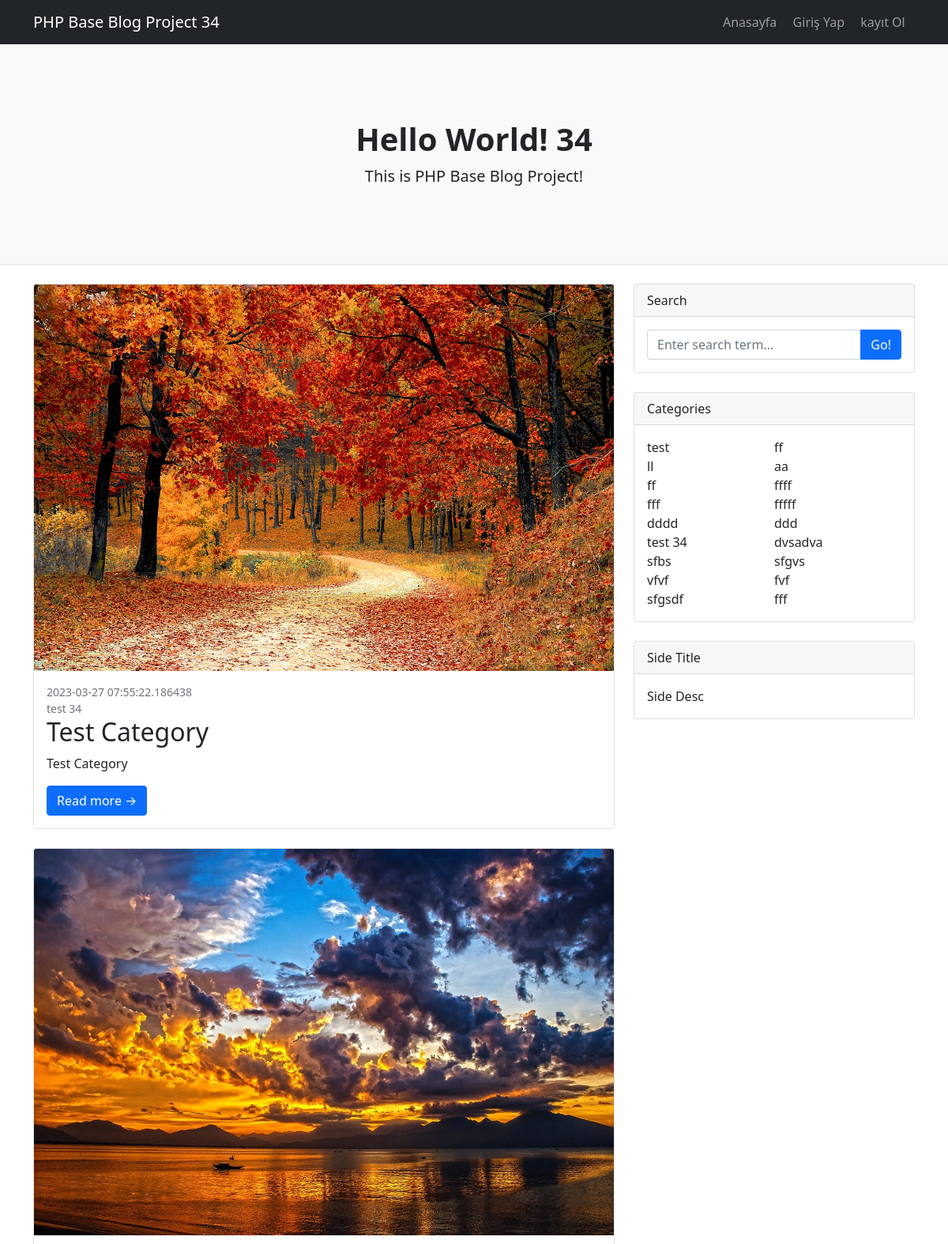
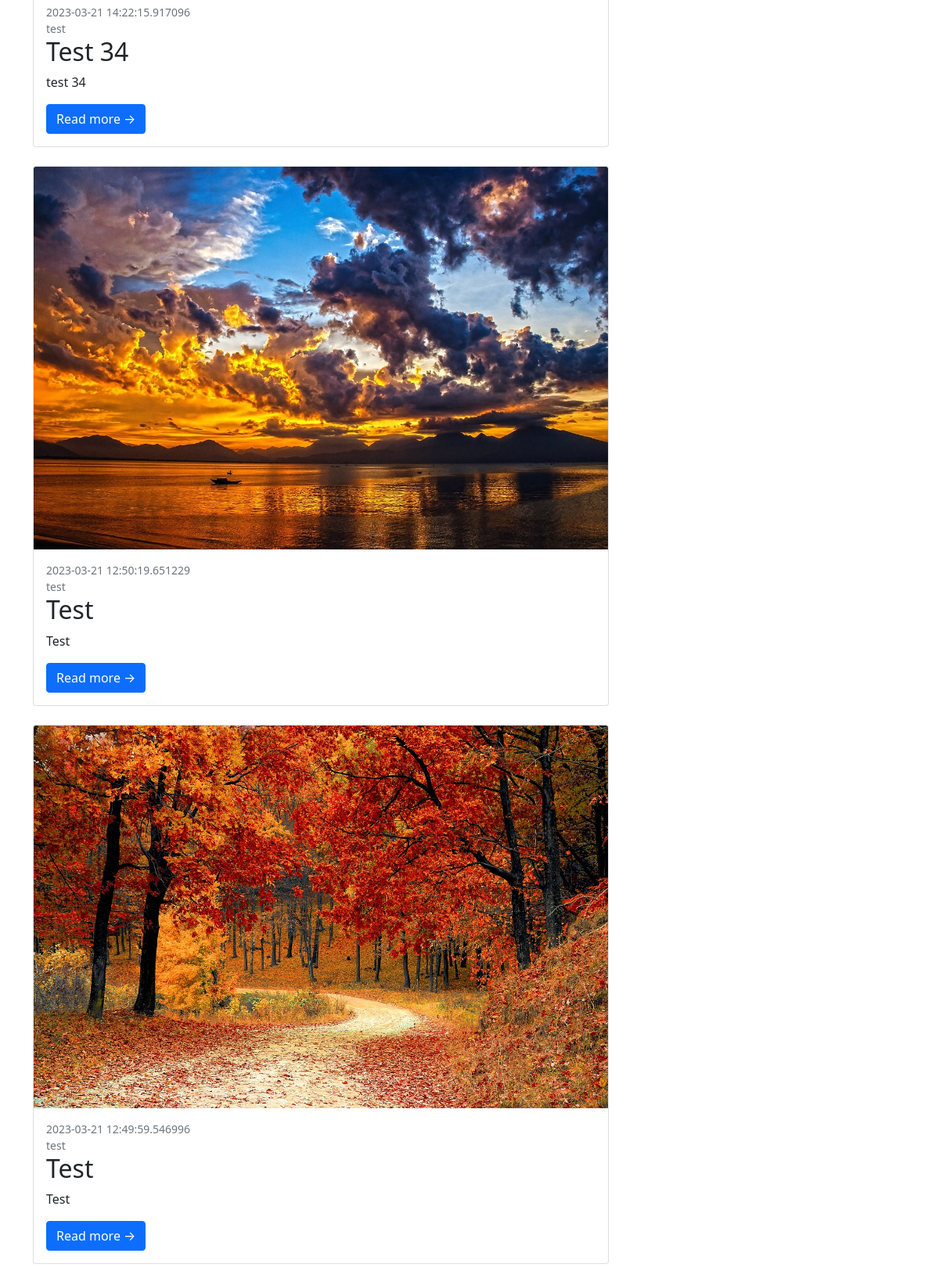
The page / (upper part) on the database its author committed (2 pictures, top to bottom).
### tables this page shows
CREATE TABLE `sitesettings` (
  `id` int(11) NOT NULL,
  `logo` varchar(55) NOT NULL,
  `header_title` varchar(55) NOT NULL,
  `header_desc` varchar(55) NOT NULL,
  `side_title` varchar(55) NOT NULL,
  `side_desc` varchar(120) NOT NULL
);

CREATE TABLE `posts` (
  `post_id` int(11) NOT NULL,
  `post_title` varchar(55) NOT NULL,
  `post_created_time` timestamp(6) NOT NULL DEFAULT CURRENT_TIMESTAMP(6),
  `post_desc` varchar(55) NOT NULL,
  `post_content` text NOT NULL,
  `post_img` varchar(500) DEFAULT NULL,
  `post_category` varchar(55) DEFAULT NULL
);

CREATE TABLE `categories` (
  `id` int(11) NOT NULL,
  `category_name` varchar(55) NOT NULL
);

### index.php (called while the page is built, shortened)
<?php
Router::get('/', function() {
    require "public/index.php";
});
Router::dispatch();
?>

### lib/Database/Connection.php (called while the page is built, shortened)
<?php
class Connection
{
function __construct()
{
    $this -> conn = $this-> connect();
}
    private function connect(){
        $this->host = "localhost";
        $this->port = 8888;
        $this->name = "phpmyblog";
        $this->user = "root";
        $this->pass = "root";
        try {
            $connect = "mysql:host=" . $this->host . ";port=" . $this->port . ";dbname=" . $this->name . ";charset=utf8mb4";
            $options = [PDO::ATTR_DEFAULT_FETCH_MODE, PDO::FETCH_ASSOC];
            return $this->conn = new PDO($connect, $this->user, $this->pass, $options);
        } catch (PDOException $e) {
            http_response_code(500);
            return die('Database Connection Error: ' . $e->getMessage() . ' (check database connection variables on the app.php)');
        }
}
}

### lib/Models/Settings.php (called while the page is built, shortened)
<?php
class Settings extends Connection
{
    public function settingsFetch($fetchDatabase)
    {
        $fetch = $this->conn->prepare(
            "SELECT * FROM sitesettings"
        );
        $fetch->execute();
        $fetchSettings = $fetch->fetch(\PDO::FETCH_ASSOC);
        return $fetchSettings[$fetchDatabase];
    }
}

### lib/Models/Posts.php (called while the page is built, shortened)
<?php
class Posts extends Connection
{
    public function fetchPostAllData()
    {
        $fetch = $this->conn->prepare("SELECT * FROM posts ORDER BY post_id DESC LIMIT 5");
        $fetch->execute();
        return $fetch->fetchAll(\PDO::FETCH_ASSOC);
    }
}

### lib/Models/Category.php (called while the page is built, shortened)
<?php
class Category extends Connection
{
    public function fetchCategoryData()
    {
        $fetch = $this->conn->prepare("SELECT * FROM categories ORDER BY id DESC");
        $fetch->execute();
        return $fetch->fetchAll(\PDO::FETCH_ASSOC);
    }
    public function fetchCategoryDataId($id)
    {
        $test = $id;
        $fetch = $this->conn->prepare("SELECT * FROM categories WHERE id = :id");
        $fetch->bindParam(':id', $test);
        $fetch->execute();
        $fetchCategory =  $fetch->fetch(\PDO::FETCH_ASSOC);
        return $fetchCategory['category_name'];
    }
}

### public/index.php (the view, shortened to what this page needs)
<?php
require_once "views/layouts/header.php";
$postData = new Posts();
$categoryData = new Category;
?>
    <div class="container">
    <div class="row">
    <div class="col-lg-8">
        <?php
        $fetchData = $postData->fetchPostAllData();
        foreach($fetchData as $value){
            ?>
            <div class="card mb-4">
                <a href="#!"><img class="card-img-top" src="<?php echo $value['post_img'] ?>"
                                  alt="..."/></a>
                <div class="card-body">
                    <div class="small text-muted"><?php echo $value['post_created_time'] ?></div>
                    <div class="small text-muted"><?php echo $categoryData->fetchCategoryDataId($value['post_category']) ?></div>
                    <h2 class="card-title"><?php echo $value['post_title'] ?></h2>
                    <p class="card-text"><?php echo $value['post_desc'] ?></p>
                    <a class="btn btn-primary"
                       href="postdetail?post_id=<?php echo $value['post_id'] ?>">Read more →</a>
                </div>
            </div>
        <?php } ?>
    </div>
<?php require_once "views/layouts/sidebar.php" ?>
<?php require_once "views/layouts/footer.php"; ?>

### lib/Core/Router.php (shortened to what this page needs)
<?php
class Router
{
    public static $routes = [];
    public static $methods = [];
    public static $callbacks = [];
    public static function __callstatic($method, $params)
    {
        array_push(self::$routes, $params[0]);
        array_push(self::$methods, strtoupper($method));
        array_push(self::$callbacks, $params[1]);
    }
    public static function dispatch()
    {
        $req_uri = $_SERVER['REQUEST_URI'];
        if (substr($req_uri, 0, strlen(\ROOTFOLDER)+1) === \ROOTFOLDER.'/') {
            $path = substr($req_uri, strlen(\ROOTFOLDER));
        } else {
            $path = $req_uri;
        }
        $uri = urldecode(parse_url($path, PHP_URL_PATH));
        foreach (self::$routes as $routeKey => $route) {
            if ( preg_match('~^'.$route.'$~', $uri, $matched) && self::$methods[$routeKey] == $_SERVER['REQUEST_METHOD']) {
                $routingDefinition =  self::$callbacks[$routeKey];
                $parts = explode('/',$matched[0]);
                array_shift($parts);
                call_user_func_array($routingDefinition, $parts);
                break;
            }
        }
    }
}

### views/layouts/header.php (shortened to what this page needs)
<?php
$fetchData = new Settings();
?>
<!DOCTYPE html>
<html lang="en">
<head>
    <link href="public/assets/css/styles.css" rel="stylesheet" />
</head>
<body>
<nav class="navbar navbar-expand-lg navbar-dark bg-dark">
    <div class="container">
        <a class="navbar-brand" href="anasayfa"><?php echo $fetchData -> settingsFetch('logo') ?><?php if(isset($_SESSION['username']) == null){
            echo "";
                }else{
            echo "<b> BackOfffice</b>";
            } ?></a>
        <div class="collapse navbar-collapse" id="navbarSupportedContent">
            <ul class="navbar-nav ms-auto mb-2 mb-lg-0">
                <?php if(isset($_SESSION['username']) == null){?>
                    <li class="nav-item"><a class="nav-link" href="anasayfa">Anasayfa</a></li>;
                    <li class="nav-item"><a class="nav-link" href="login">Giriş Yap</a></li>;
                    <li class="nav-item"><a class="nav-link" href="register">kayıt Ol</a></li>;
                <?php } ?>
            </ul>
        </div>
    </div>
</nav>
<header class="py-5 bg-light border-bottom mb-4">
    <div class="container">
        <div class="text-center my-5">
            <h1 class="fw-bolder"><?php echo $fetchData ->settingsFetch('header_title') ?></h1>
            <p class="lead mb-0"><?php echo $fetchData ->settingsFetch('header_desc') ?></p>
        </div>
    </div>
</header>

### views/layouts/sidebar.php (shortened to what this page needs)
<?php use Mobar\Models\Category;
$fetchSideCategoryData = new Category();
$fetchSideSettingData = new Settings();
?>
<div class="col-lg-4">
    <div class="card mb-4">
        <div class="card-header">Search</div>
        <div class="card-body">
            <form method="post" action="searchdata">
            <div class="input-group">
                <input class="form-control" type="text" placeholder="Enter search term..." aria-label="Enter search term..." aria-describedby="button-search" name="search" />
                <button class="btn btn-primary" id="button-search" name="searchbutton" type="Submit">Go!</button>
            </div>
            </form>
        </div>
    </div>
    <div class="card mb-4">
        <div class="card-header">Categories</div>
        <div class="card-body">
            <div class="row">
                <div class="col-12">
                    <ul class="list-unstyled mb-0 d-flex flex-wrap">
                        <?php
                        foreach($fetchSideCategoryData->fetchCategoryData() as $value) {
                            ?>
                            <li class="w-50"><?php echo $value['category_name']; ?></li>
                        <?php } ?>
                    </ul>
                </div>
            </div>
        </div>
    </div>
    <div class="card mb-4">
        <div class="card-header"><?php echo $fetchSideSettingData->settingsFetch('side_title') ?></div>
        <div class="card-body"><?php echo $fetchSideSettingData->settingsFetch('side_desc') ?></div>
    </div>
</div>
</div>
</div>

### views/layouts/footer.php (shortened to what this page needs)
</body>
</html>

### rows shown on the page
sitesettings: logo "PHP Base Blog Project 34", header_title "Hello World! 34", header_desc "This is PHP Base Blog Project!", side_title "Side Title", side_desc "Side Desc"
posts: post_img (picture), post_created_time "2023-03-27 07:55:22.186438", post_category.category_name "test 34", post_title "Test Category", post_desc "Test Category"
posts: post_img (picture), post_created_time "2023-03-21 14:22:15.917096", post_category.category_name "test", post_title "Test 34", post_desc "test 34"
posts: post_img (picture), post_created_time "2023-03-21 12:50:19.651229", post_category.category_name "test", post_title "Test", post_desc "Test"
posts: post_img (picture), post_created_time "2023-03-21 12:49:59.546996", post_category.category_name "test", post_title "Test", post_desc "Test"
categories: category_name "test"
categories: category_name "ff"
categories: category_name "ll"
categories: category_name "aa"
categories: category_name "ff"
categories: category_name "ffff"
categories: category_name "fff"
categories: category_name "fffff"
categories: category_name "dddd"
categories: category_name "ddd"
categories: category_name "test 34"
categories: category_name "dvsadva"
categories: category_name "sfbs"
categories: category_name "sfgvs"
categories: category_name "vfvf"
categories: category_name "fvf"
categories: category_name "sfgsdf"
categories: category_name "fff"
